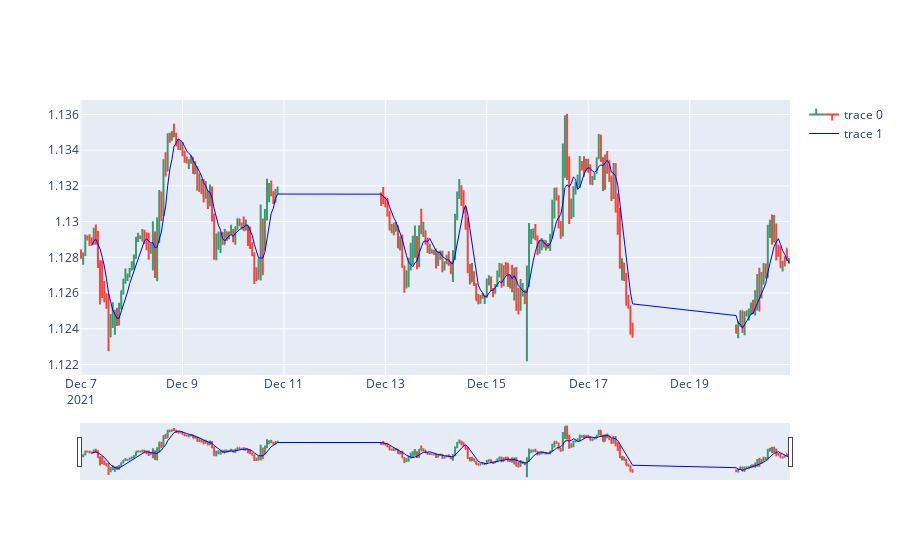

The code cell stored with this chart in its notebook:
### Code cell
btc_usd_sma.plotCandles()

### Figure 1 — Plotly figure (JSON) as saved in the notebook; plotly's stock layout.template omitted (floating-point values rounded to 4 significant figures; data arrays with more than 128 entries replaced by an {"elided": "..."} marker saying what was removed)
{"data": [{"close": {"elided": "241 float values"}, "high": {"elided": "241 float values"}, "low": {"elided": "241 float values"}, "open": {"elided": "241 float values"}, "x": {"elided": "241 str values"}, "type": "ohlc"}, {"line": {"color": "blue", "width": 1}, "x": {"elided": "241 str values"}, "y": {"elided": "241 float values"}, "type": "scatter"}], "layout": {}}
